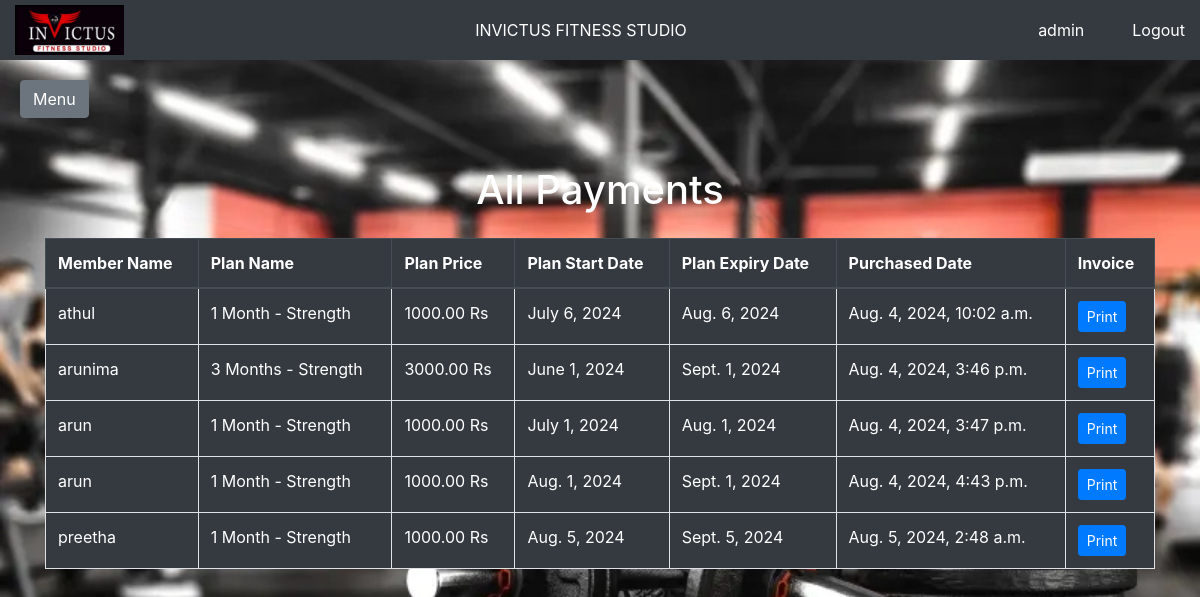
/payment_list_all/ (signed in), run on an earlier commit of the app's database.
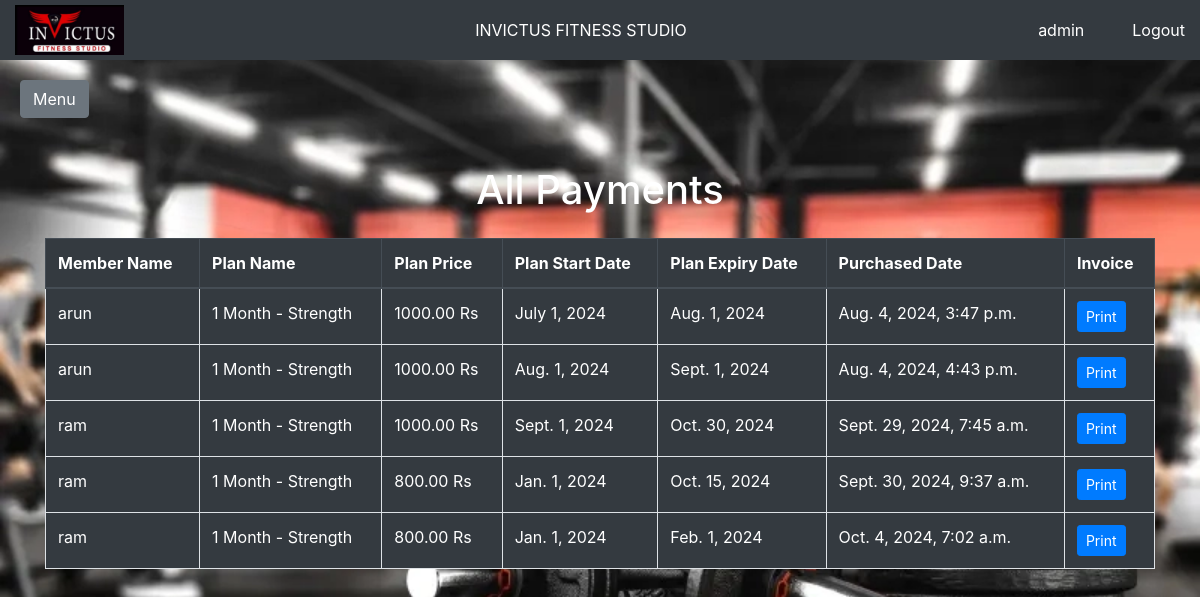
And on a later commit of the database.
### memberships/models.py (models this page shows, shortened)
class Payment(models.Model):
    user = models.ForeignKey(User, on_delete=models.CASCADE)
    plan = models.ForeignKey(Plan, on_delete=models.CASCADE)
    amount = models.DecimalField(max_digits=10, decimal_places=2)
    payment_date = models.DateTimeField(auto_now_add=True)
    start_date = models.DateField()
    expiry_date = models.DateField()

class Plan(models.Model):
    name = models.CharField(max_length=100)
    description = models.TextField()
    price = models.DecimalField(max_digits=10, decimal_places=2)
    duration = models.IntegerField(help_text="Duration in months")

### memberships/views.py (the view)
# urls.py: path('payment_list_all/', views.payment_list_all, name='payment_list_all'),
@login_required
def payment_list_all(request):
    payments = Payment.objects.filter()
    return render(request, 'memberships/payment_list_all.html', {'payments': payments})

### main/templates/memberships/payment_list_all.html (shortened to what this page needs)
{% extends "base.html" %}
{% block content %}
<div class="container mt-5">
    <h1 class="text-center mb-4 text-white">All Payments</h1>
    <table class="table table-bordered table-hover">
        <thead class="thead-dark">
            <tr>
                <th>Member Name</th>
                <th>Plan Name</th>
                <th>Plan Price</th>
                <th>Plan Start Date</th>
                <th>Plan Expiry Date</th>
                <th>Purchased Date</th>
                <th>Invoice</th>
            </tr>
        </thead>
        <tbody>
            {% for payment in payments %}
            <tr class="text-white bg-dark tr-row">
                <td>{{ payment.user.username }}</td>
                <td>{{ payment.plan.name }}</td>
                <td>{{ payment.amount }} Rs</td>
                <td>{{ payment.start_date }}</td>
                <td>{{ payment.expiry_date }}</td>
                <td>{{ payment.payment_date }}</td>
                <td>
                    <button onclick="printInvoice('{{ payment.id }}')" class="btn btn-primary btn-sm">Print</button>
                </td>
            </tr>
            {% endfor %}
        </tbody>
    </table>
</div>
{% endblock %}

What changed in the data, as far as the page shows it:
removed Payment: user.username "athul", plan.name "1 Month - Strength", amount "1000.00", start_date "July 6, 2024", expiry_date "Aug. 6, 2024", payment_date "Aug. 4, 2024, 10:02 a.m."
removed Payment: user.username "arunima", plan.name "3 Months - Strength", amount "3000.00", start_date "June 1, 2024", expiry_date "Sept. 1, 2024", payment_date "Aug. 4, 2024, 3:46 p.m."
removed Payment: user.username "preetha", plan.name "1 Month - Strength", amount "1000.00", start_date "Aug. 5, 2024", expiry_date "Sept. 5, 2024", payment_date "Aug. 5, 2024, 2:48 a.m."
added Payment: user.username "ram", plan.name "1 Month - Strength", amount "1000.00", start_date "Sept. 1, 2024", expiry_date "Oct. 30, 2024", payment_date "Sept. 29, 2024, 7:45 a.m."
added Payment: user.username "ram", plan.name "1 Month - Strength", amount "800.00", start_date "Jan. 1, 2024", expiry_date "Oct. 15, 2024", payment_date "Sept. 30, 2024, 9:37 a.m."
added Payment: user.username "ram", plan.name "1 Month - Strength", amount "800.00", start_date "Jan. 1, 2024", expiry_date "Feb. 1, 2024", payment_date "Oct. 4, 2024, 7:02 a.m."
